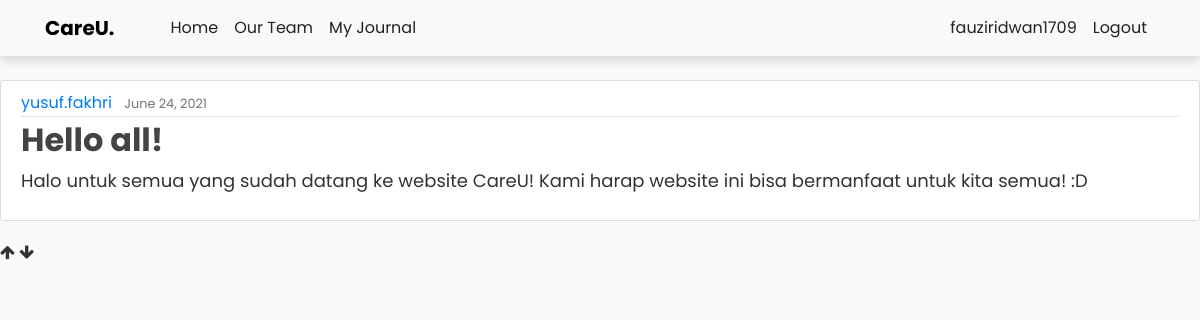
The app's page /post/2/ (signed in) with its own data.
### careu/models.py (models this page shows, shortened)
class Post(models.Model):
    title = models.CharField(max_length=100)
    content = models.TextField()
    date_posted = models.DateTimeField(default=timezone.now)
    author = models.ForeignKey(User, on_delete=models.CASCADE)

### careu/views.py (the view)
# urls.py: path('post/<int:pk>/', PostDetailView.as_view(), name = 'journal-detail'),
class PostDetailView(DetailView): # pylint: disable=too-many-ancestors
    model = Post

### careu/templates/careu/post_detail.html
{% extends "base.html" %}
{% block content %}
    <article class="media content-section">
        <div class="media-body">
        <div class="article-metadata">
            <a class="mr-2" href="#">{{ object.author }}</a>
            <small class="text-muted">{{ object.date_posted|date:"F d, Y" }}</small>
        </div>
        <h2 class="article-title" href="#">{{ object.title }}</h2>
        <p class="article-content">{{ object.content }}</p>
        </div>
    </article>
{% endblock content %}

### careu/templates/base.html (shortened to what this page needs)
{% load static %} {% url 'home-base' as home %} {% url 'team-base' as team %} {% url 'journal-home' as journal %} {% url 'login_view' as login %} {% url 'logout_view' as logout %}
<!DOCTYPE html>
<html>
<head>
    <link rel="stylesheet" href="https://maxcdn.bootstrapcdn.com/bootstrap/4.0.0/css/bootstrap.min.css">
    <link rel="stylesheet" type="text/css" href="{% static 'careu/main.css' %}" />
    <link rel="stylesheet" type="text/css" href="{% static 'careu/fauzi.css' %}" />
    <link rel="stylesheet/less" type="text/css" href="styles.less" />
</head>
<body>
    <header style="background-color: white;color: #fff;" class="site-header fixed-top">
        <nav style="align-items: center;box-shadow: 0px 5px 10px #00000024;" class="navbar navbar-expand-sm fixed-top bg-light">
            <div style="align-items: center;" class="container">
                <a class="navbar-brand mr-4" href="{% url 'home-base' %}">CareU.</a>
                <button class="navbar-toggle" type="button" data-toggle="collapse" data-target="#navbarToggle" aria-controls="navbarToggle" aria-expanded="true" aria-label="Toggle navigation">
          <span class="navbar-toggler-icon icon-bar" ></span>
          </button>
                <div class="collapse navbar-collapse" id="navbarToggle">
                    <div class="navbar-nav mr-auto">
                        <a class="nav-item nav-link {% if request.path == home %} active {% endif %}" href="{{ home }}">Home</a>
                        <a class="nav-item nav-link {% if request.path == team %} active {% endif %}" href="{{ team }}">Our Team</a>
                        <a class="nav-item nav-link {% if request.path == journal %} active {% endif %}" href="{{ journal }}">My Journal</a>
                    </div>
                    <div class="navbar-nav mr">
                         {% if request.user.is_authenticated %}
                        <a class="nav-item nav-link" href="/profile/{{user.username}}">{{user.username}}</a>
                        <a class="nav-item nav-link {% if request.path == logout %} active {% endif %}" href="{{ logout }}">Logout</a> {% endif %}
                    </div>
                </div>
            </div>
        </nav>
    </header>
    <div class="koko">
        {% block content %}{% endblock %}
    </div>
    <a id="myTopBtn" onclick="downFunction()" class="float-btn float-btn-right">
        <i class="fa fa-arrow-up float-icon"></i>
    </a>
    <a id="myDownBtn" onclick="topFunction()" class="float-btn float-btn-left">
        <i class="fa fa-arrow-down float-icon"></i>
    </a>
</body>
</html>

### careu/static/careu/main.css (style rules this page uses)
body { background: #fafafa; color: #333333; margin-top: 5rem; font-family: 'Poppins'; }
h1, h2 { color: #101010; font-weight: bold; font-family: 'Poppins'; }
.site-header .navbar-nav .nav-link { color: #222222; transform: 0.3s; }
.content-section { background: #ffffff; padding: 10px 20px; border: 1px solid #dddddd; border-radius: 3px; margin-bottom: 20px; }
.article-title { color: #444444; }
.article-content { white-space: pre-line; }
.article-metadata { padding-bottom: 1px; margin-bottom: 4px; border-bottom: 1px solid #e3e3e3 }

### careu/static/careu/fauzi.css (style rules this page uses)
p { font-size: 18px; }
.navbar-brand { color: black; font-weight: bold; transition: 0.3s; }
* { box-sizing: border-box; }
*::before, *::after { box-sizing: border-box; }
button { position: relative; display: inline-block; cursor: pointer; outline: none; border: 0; vertical-align: middle; text-decoration: none; background: transparent; padding: 0; font-size: inherit; font-family: inherit; }

### records on screen
Post: author "yusuf.fakhri", date_posted "June 24, 2021", title "Hello all!", content "Halo untuk semua yang sudah datang ke website CareU! Kami harap website ini bisa bermanfaat untuk kita semua! :D"

### other values on screen
{{ user.username }} "fauziridwan1709"
